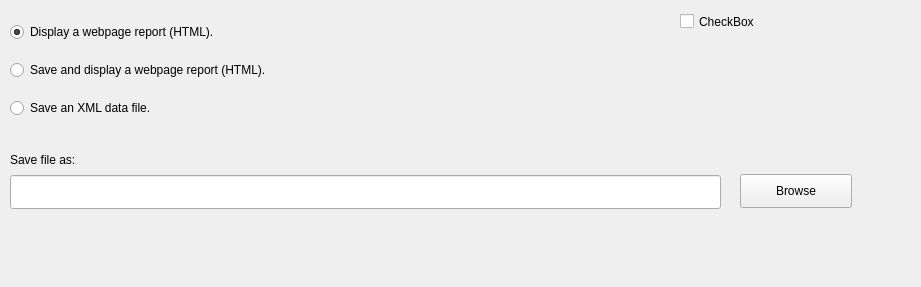
<?xml version="1.0" encoding="UTF-8"?>
<ui version="4.0">
 <class>muzeRaterOutputWizardPage</class>
 <widget class="QWizardPage" name="muzeRaterOutputWizardPage">
  <property name="geometry">
   <rect>
    <x>0</x>
    <y>0</y>
    <width>921</width>
    <height>287</height>
   </rect>
  </property>
  <property name="windowTitle">
   <string>WizardPage</string>
  </property>
  <property name="title">
   <string>Output format</string>
  </property>
  <property name="subTitle">
   <string>Select the type of output to create. Displaying the report will create a temporary webpage displayed in your web browser. Data files can be saved in order to import data into other applications such a spreasheet program or database application.</string>
  </property>
  <widget class="QWidget" name="layoutWidget">
   <property name="geometry">
    <rect>
     <x>10</x>
     <y>10</y>
     <width>381</width>
     <height>121</height>
    </rect>
   </property>
   <layout class="QVBoxLayout" name="verticalLayout">
    <item>
     <widget class="QRadioButton" name="displayWebpageReportRadioButton">
      <property name="text">
       <string>Display a webpage report (HTML).</string>
      </property>
      <property name="checked">
       <bool>true</bool>
      </property>
     </widget>
    </item>
    <item>
     <widget class="QRadioButton" name="saveWebpageReportRadioButton">
      <property name="enabled">
       <bool>true</bool>
      </property>
      <property name="text">
       <string>Save and display a webpage report (HTML).</string>
      </property>
     </widget>
    </item>
    <item>
     <widget class="QRadioButton" name="saveXMLDataFileRadioButton">
      <property name="enabled">
       <bool>true</bool>
      </property>
      <property name="text">
       <string>Save an XML data file.</string>
      </property>
     </widget>
    </item>
   </layout>
  </widget>
  <widget class="QPushButton" name="outputSaveAsFilePathBrowsePushButton">
   <property name="geometry">
    <rect>
     <x>740</x>
     <y>174</y>
     <width>112</width>
     <height>34</height>
    </rect>
   </property>
   <property name="text">
    <string>Browse</string>
   </property>
  </widget>
  <widget class="QLineEdit" name="outputSaveAsFilePathLineEdit">
   <property name="geometry">
    <rect>
     <x>10</x>
     <y>175</y>
     <width>711</width>
     <height>34</height>
    </rect>
   </property>
  </widget>
  <widget class="QLabel" name="outputSaveAsFilePathLabel">
   <property name="geometry">
    <rect>
     <x>10</x>
     <y>150</y>
     <width>611</width>
     <height>19</height>
    </rect>
   </property>
   <property name="text">
    <string>Save file as:</string>
   </property>
  </widget>
  <widget class="QCheckBox" name="isOutputValidCheckBox">
   <property name="enabled">
    <bool>true</bool>
   </property>
   <property name="geometry">
    <rect>
     <x>680</x>
     <y>10</y>
     <width>101</width>
     <height>23</height>
    </rect>
   </property>
   <property name="focusPolicy">
    <enum>Qt::NoFocus</enum>
   </property>
   <property name="text">
    <string>CheckBox</string>
   </property>
   <property name="checked">
    <bool>false</bool>
   </property>
  </widget>
 </widget>
 <tabstops>
  <tabstop>displayWebpageReportRadioButton</tabstop>
  <tabstop>saveWebpageReportRadioButton</tabstop>
  <tabstop>saveXMLDataFileRadioButton</tabstop>
  <tabstop>outputSaveAsFilePathLineEdit</tabstop>
  <tabstop>outputSaveAsFilePathBrowsePushButton</tabstop>
 </tabstops>
 <resources/>
 <connections/>
</ui>
